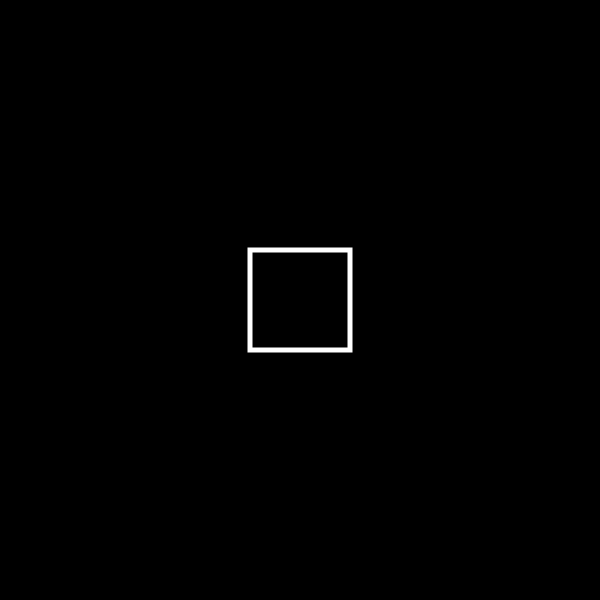
Frame 1 (no input)
Frame 60 (no input): identical to frame 1, image omitted
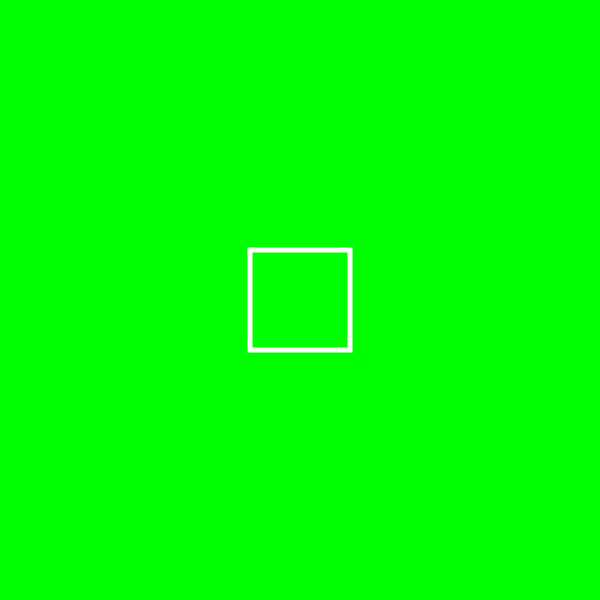
Frame 120 (the mouse pressed at the canvas centre since frame 60)

The p5.js sketch that drew these frames (run headless with seeded random() and noise() and a simulated clock; from frame 60 on, the mouse is pressed at the canvas centre):

// p5.js sketch
// ── sketch.js
var on = false;

function setup() {
  
  createCanvas(600,600);
}

function draw() {
  if (on == true) {
    background(0, 255, 0);
  } else{
  background(0);
  }
  stroke(255);
  strokeWeight(5);
  noFill();
  
  // if(mouseX > 250 && mouseX<350){
  //   fill(255, 0, 200);
  //   // ellipse(300, 200, 100, 100);
  // }
  // else{
  rectMode(CENTER);
  rect(300, 300, 100, 100);
  
  // rectMode(CORNER);
  // rect(300, 300, 100, 100);
  
  // rectMode(RADIUS);
  // rect(300, 300, 100, 100);
  }
function mousePressed(){
  on = true;
}
